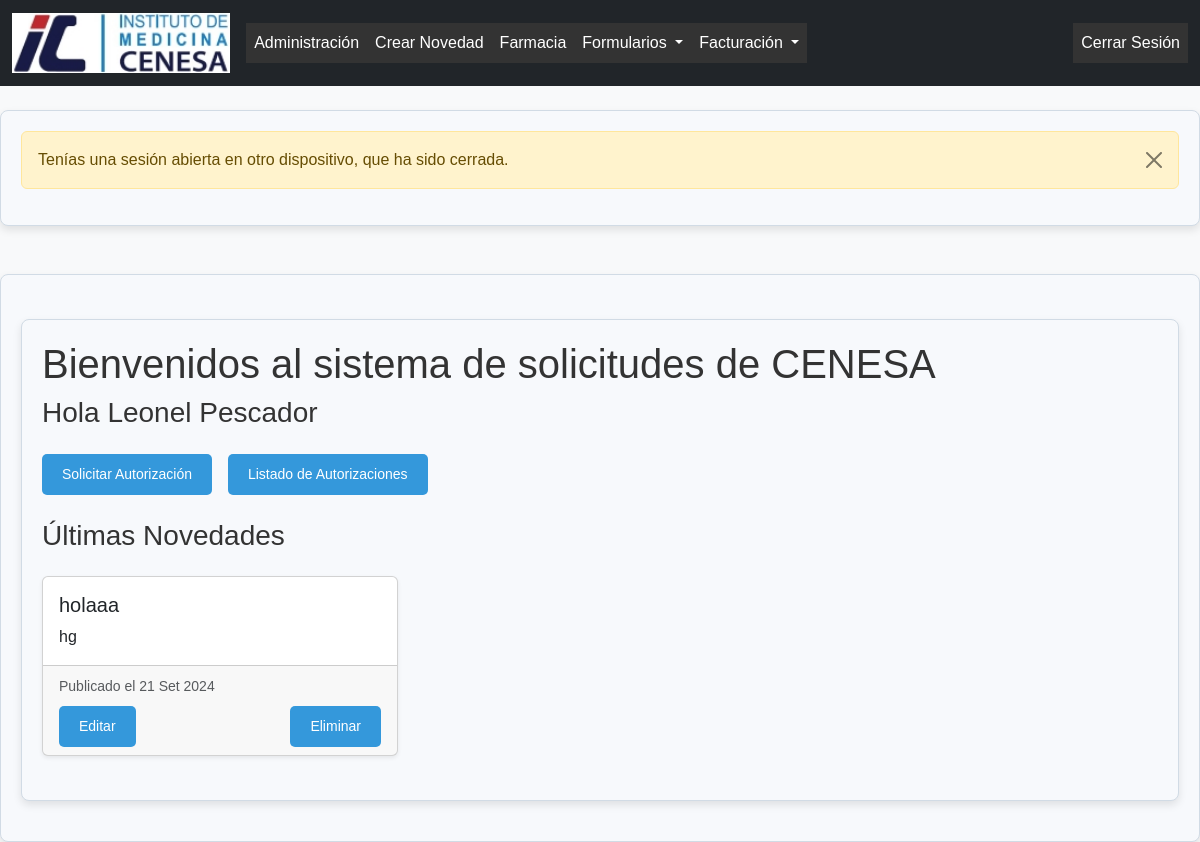
The app's page / (signed in) with its own data.
### formularios/models.py (models this page shows, shortened)
class Novedad(models.Model):
    titulo = models.CharField(max_length=255)
    contenido = models.TextField()
    fecha_publicacion = models.DateField(auto_now_add=True)

### formularios/views.py (the view)
# urls.py: 2. Add a URL to urlpatterns:  path('', views.home, name='home')
@login_required
def home(request):
    novedades = Novedad.objects.all().order_by('-fecha_publicacion')[:5]  # Mostrar las últimas 5 novedades
    return render(request, 'home.html', {'novedades': novedades})

### formularios/context_processors.py (called while the page is built)
def agregar_tipo_usuario(request):
    if request.user.is_authenticated:
        perfil = PerfilUsuario.objects.filter(usuario=request.user).first()
        return {'tipo_usuario': perfil.tipo_usuario.nombre if perfil else None}
    return {}

### formularios/templates/home.html (shortened to what this page needs)
{% extends 'base.html' %}
{% block content %}
<div class="container mt-4">
    <h1>Bienvenidos al sistema de solicitudes de CENESA</h1>
    <h3>Hola {{ user.first_name }} {{ user.last_name }}</h3>
    <div class="d-flex justify-content-start my-4">
        <a href="{% url 'solicitar_autorizacion' %}" class="btn btn-primary me-3">Solicitar Autorización</a>
        <a href="{% url 'listar_pedidos_autorizacion' %}" class="btn btn-secondary">Listado de Autorizaciones</a>
    </div>
    <h3 class="my-4">Últimas Novedades</h3>
    {% if novedades %}
        <div class="row">
            {% for novedad in novedades %}
            <div class="col-md-4 mb-4">
                <div class="card h-100 shadow-sm">
                    <div class="card-body">
                        <h5 class="card-title">{{ novedad.titulo }}</h5>
                        <p class="card-text">{{ novedad.contenido|truncatewords:20 }}</p>
                    </div>
                    <div class="card-footer">
                        <small class="text-muted">Publicado el {{ novedad.fecha_publicacion|date:"d M Y" }}</small>
                        {% if request.user.perfilusuario.tipo_usuario.nombre in "admin rrhh" %}
                        <div class="d-flex justify-content-between mt-2">
                            <a href="{% url 'editar_novedad' novedad.id %}" class="btn btn-warning btn-sm">Editar</a>
                            <a href="{% url 'eliminar_novedad' novedad.id %}" class="btn btn-danger btn-sm"onclick="return confirm('¿Estás seguro de que deseas eliminar esta novedad?')">Eliminar</a>
                        </div>
                        {% endif %}
                    </div>
                </div>
            </div>
            {% endfor %}
        </div>
    {% else %}
        <div class="alert alert-info">No hay novedades disponibles en este momento.</div>
    {% endif %}
</div>
{% endblock %}

### formularios/static/css/styles.css (style rules this page uses)
body { font-family: 'Poppins', sans-serif; background-color: #f8f9fa; color: #333; margin: 0; padding: 0; }
.container { background-color: #f7f9fc; border: 1px solid #d1dbe5; border-radius: 8px; box-shadow: 0 4px 8px rgba(0, 0, 0, 0.1); padding: 20px; margin: 20px auto; max-width: 1200px; }
.btn { background-color: #3498db; color: #fff; padding: 10px 20px; border-radius: 5px; border: none; cursor: pointer; font-size: 14px; text-align: center; text-decoration: none; display: inline-block; transition: background-color 0.3s ease; }
html, body { height: 100%; }

### records on screen
Novedad: titulo "holaaa", contenido "hg", fecha_publicacion "21 Set 2024"

### other values on screen
{{ message }} "Tenías una sesión abierta en otro dispositivo, que ha sido cerrada."
{{ user.first_name }} "Leonel"
{{ user.last_name }} "Pescador"
